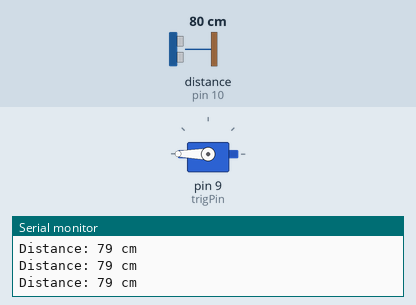
The sketch below on a simulated Arduino Uno, built with avr-gcc and run on an emulated ATmega328P. On the bench: servo, the last lines printed to the serial monitor. Inputs (shaded band) come from the test bench; at power-on: distance to the obstacle (sensor on pin 10) 80 cm. The echo pulse lasts 58.3 µs per cm.

Above: at 1.3 s.
1.4 s: distance to the obstacle (sensor on pin 10) set to 2 cm
At 2.3 s:
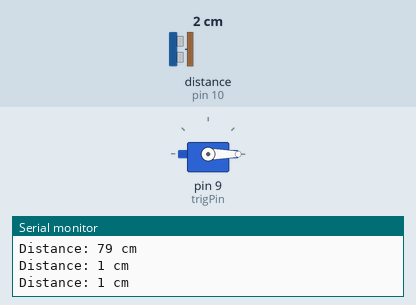
3.0 s: distance to the obstacle (sensor on pin 10) set to 18 cm
At 3.6 s:
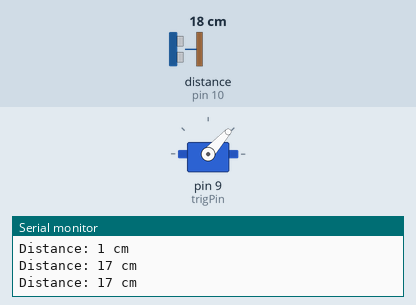
4.5 s: distance to the obstacle (sensor on pin 10) set to 35 cm
At 5.0 s:
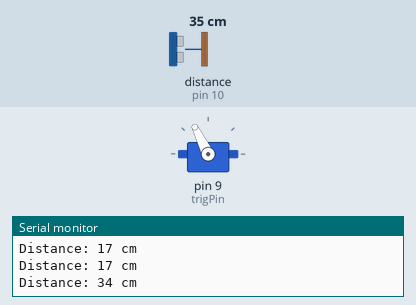
6.0 s: distance to the obstacle (sensor on pin 10) set to 4 cm
At 6.4 s:
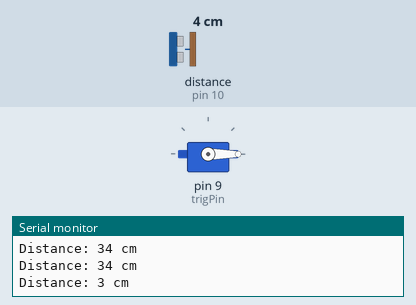
7.5 s: distance to the obstacle (sensor on pin 10) set to 60 cm
At 9.0 s:
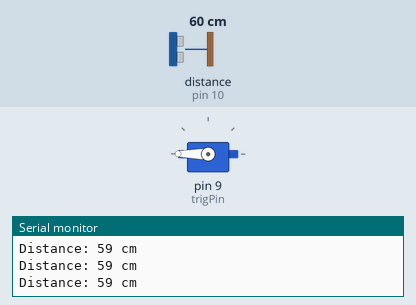
Timing chart, 0 to 10.0 s (numbered marks = the images above; inputs shaded):
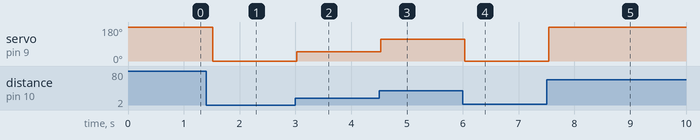

Measured:
- after the input at 1.4 s, servo on pin 9 (trigPin): 180° → 0° after 0.12 s
- after the input at 3.0 s, servo on pin 9 (trigPin): 0° → 48° at once
- after the input at 4.5 s, servo on pin 9 (trigPin): 48° → 116° at once
- after the input at 6.0 s, servo on pin 9 (trigPin): 116° → 0° at once
- after the input at 7.5 s, servo on pin 9 (trigPin): 0° → 180° at once

The sketch:

solutionA.ino
```cpp
#include <Servo.h>
Servo myServo; // Create a Servo object
const int trigPin = 9; // Trigger pin of the ultrasonic sensor
const int echoPin = 10; // Echo pin of the ultrasonic sensor
void setup() {
  Serial.begin(9600);
  myServo.attach(9); // Attach the servo to pin 9
  pinMode(trigPin, OUTPUT);
  pinMode(echoPin, INPUT);
}
void loop() {
  long duration, distance;
  // Trigger the ultrasonic sensor to send a pulse
  digitalWrite(trigPin, LOW);
  delayMicroseconds(2);
  digitalWrite(trigPin, HIGH);
  delayMicroseconds(10);
  digitalWrite(trigPin, LOW);

  // Measure the duration of the pulse from the echo pin
  duration = pulseIn(echoPin, HIGH);

  // Calculate the distance based on the speed of sound
  distance = (duration * 0.0343) / 2;

  // Output the distance to the Serial Monitor
  Serial.print("Distance: ");
  Serial.print(distance);
  Serial.println(" cm");

  // Map the distance to the servo angle (adjust as needed)
  int servoAngle = map(distance, 5, 50, 0, 180);

  // Constrain the servo angle to prevent excessive movement
  servoAngle = constrain(servoAngle, 0, 180);

  // Move the servo motor to the calculated angle
  myServo.write(servoAngle);

  // Add a delay for stability
  delay(500);
}
```
